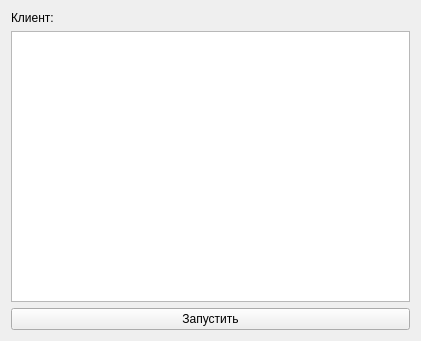
<?xml version="1.0" encoding="UTF-8"?>
<ui version="4.0">
 <class>cluents</class>
 <widget class="QWidget" name="cluents">
  <property name="geometry">
   <rect>
    <x>0</x>
    <y>0</y>
    <width>421</width>
    <height>341</height>
   </rect>
  </property>
  <property name="windowTitle">
   <string>Form</string>
  </property>
  <layout class="QVBoxLayout" name="verticalLayout">
   <item>
    <widget class="QLabel" name="label">
     <property name="text">
      <string>Клиент:</string>
     </property>
    </widget>
   </item>
   <item>
    <widget class="QListView" name="list_clients"/>
   </item>
   <item>
    <widget class="QPushButton" name="pushButton">
     <property name="text">
      <string>Запустить</string>
     </property>
    </widget>
   </item>
  </layout>
 </widget>
 <resources/>
 <connections/>
</ui>
